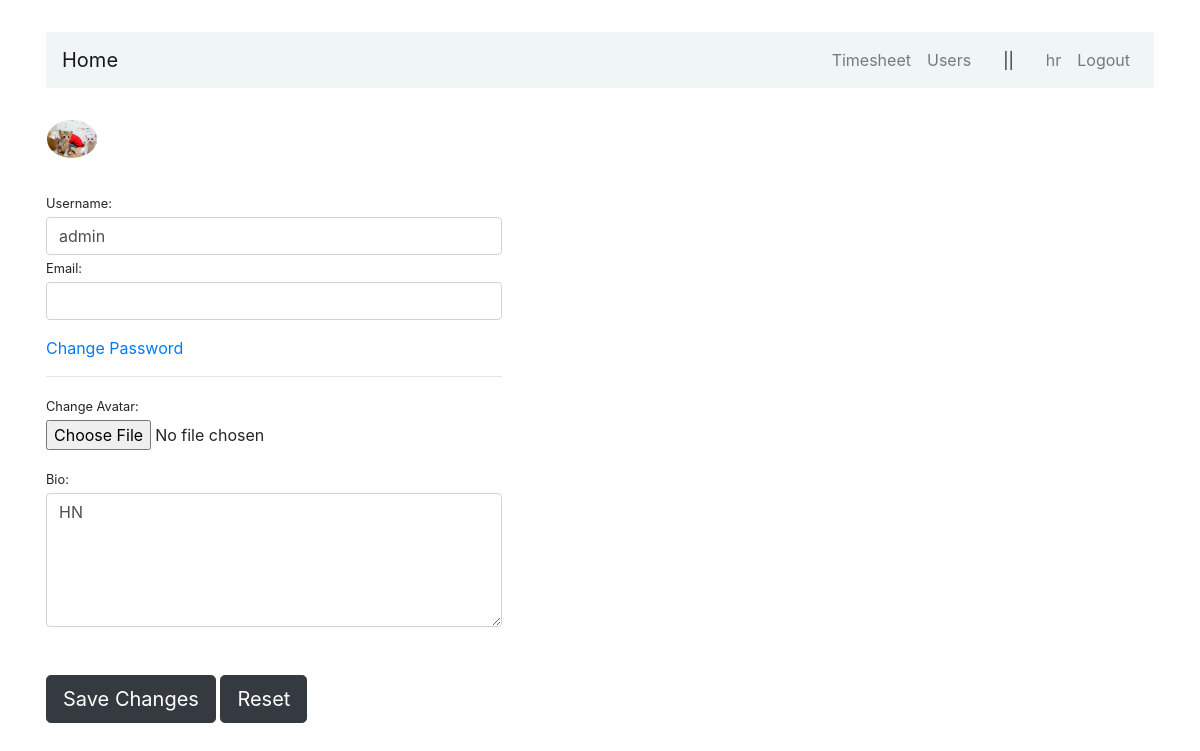
The page /users/edit/2 (signed in) on the database its author committed.
### users/models.py (models this page shows, shortened)
class User(AbstractBaseUser, PermissionsMixin):
    username = models.CharField(_("username"), max_length=100, unique=True, validators=[UnicodeUsernameValidator()], error_messages={"unique": _("A user with that username already exists."),})
    first_name = models.CharField(_("first name"), max_length=100, blank=True)
    last_name = models.CharField(_("last name"), max_length=100, blank=True)    # Surname
    email = models.EmailField(_("email address"), blank=True)
    is_staff = models.BooleanField(_("staff status"), default=False,)
    is_active = models.BooleanField(_("active"), default=True)
    date_joined = models.DateTimeField(_("date joined"), default=timezone.now)
    objects = UserManager()
    EMAIL_FIELD = "email"
    USERNAME_FIELD = "username"
    class Meta:
        verbose_name = _("user")
        verbose_name_plural = _("users")

class Profile(models.Model):
    user = models.OneToOneField(User, on_delete=models.CASCADE)
    avatar = models.ImageField(default='images/avatar_default.jpg', upload_to='images')
    gender = models.CharField(_("gender"), max_length=100, blank=True, choices=GENDER_CHOICES)
    address = models.CharField(_("address"), max_length=100, blank=True)
    birthday = models.DateField(_("birthday"), max_length=10, blank=True, null=True)

### users/views.py (the view)
# urls.py: path('users/edit/<int:pk>', views.profile, name='users-edit'),
@login_required
def profile(request, pk):
    target_user = User.objects.get(id=pk)
    if request.method == 'POST':
        user_form = UpdateUserForm(request.POST, instance=target_user)
        profile_form = UpdateProfileForm(request.POST, request.FILES, instance=target_user.profile)
        if user_form.is_valid() and profile_form.is_valid():
            user_form.save()
            profile_form.save()
            messages.success(request, 'Your profile is updated successfully')
            return redirect(f"/users/edit/{pk}")
    else:
        user_form = UpdateUserForm(instance=target_user)
        profile_form = UpdateProfileForm(instance=target_user.profile)
    return render(request, 'users/profile.html', {'target_user': target_user, 'user_form': user_form, 'profile_form': profile_form})

### users/forms.py
class UpdateUserForm(forms.ModelForm):
    username = forms.CharField(max_length=100,
                               required=True,
                               widget=forms.TextInput(attrs={'class': 'form-control'}))
    email = forms.EmailField(required=False,
                             widget=forms.TextInput(attrs={'class': 'form-control'}))
    class Meta:
        model = User
        fields = ['username', 'email']

class UpdateProfileForm(forms.ModelForm):
    avatar = forms.ImageField(widget=forms.FileInput(attrs={'class': 'form-control-file'}))
    address = forms.CharField(widget=forms.Textarea(attrs={'class': 'form-control', 'rows': 5}))
    class Meta:
        model = Profile
        fields = ['avatar', 'address']

### users/templates/users/profile.html (shortened to what this page needs)
{% extends "users/base.html" %}
{% block content %}
    <div class="row my-3 p-3">
        <img class="rounded-circle account-img" src="{{ target_user.profile.avatar.url }} " style="cursor: pointer; max-width: 50px;"/>
    </div>
    <div class="form-content">
        <form method="post" enctype="multipart/form-data">
            <div class="form-row">
                <div class="col-md-5">
                    <div class="form-group">
                        <label class="small mb-1">Username:</label>
                            {{ user_form.username }}
                        <label class="small mb-1">Email:</label>
                            {{ user_form.email }}
                    </div>
                    <div class="form-group">
                        <a href="#">Change Password</a>
                        <hr>
                        <label class="small mb-1">Change Avatar:</label>
                        {{ profile_form.avatar }}
                    </div>
                    <label class="small mb-1">Bio:</label> {{ profile_form.address }}
                </div>
            </div>
            <br><br>
            <button type="submit" class="btn btn-dark btn-lg">Save Changes</button>
            <button type="reset" class="btn btn-dark btn-lg">Reset</button>
        </form>
    </div>
{% endblock content %}

### users/templates/users/base.html (shortened to what this page needs)
<!doctype html>
<html lang="en">
<head>
    <link rel="stylesheet" href="https://maxcdn.bootstrapcdn.com/bootstrap/4.0.0/css/bootstrap.min.css">
    <link rel="stylesheet" href="https://use.fontawesome.com/releases/v5.8.2/css/all.css">
</head>
<body>
  <div class="container p-3 my-3">
    <div class="row">
      <div class="col-md-12">
        <nav class="navbar navbar-expand-md navbar-light " style="background-color: #f0f5f5">
          <a href="/" class="navbar-brand">Home</a>
            <div class="collapse navbar-collapse" id="navbarCollapse">
              <div class="navbar-nav ml-auto">
                {% if user.is_authenticated %}
                <a href="{% url 'timesheet' %}" class="nav-item nav-link">Timesheet</a>
                <a href="{% url 'users-list' %}" class="nav-item nav-link">Users</a>
                <span class="mx-4 my-auto">||</span>
                  <a href="#" class="nav-item nav-link">{{user.username}}</a>
                  <a href="{% url 'logout' %}" class="nav-item nav-link">Logout</a>
                {% else %}
                  <a href="{% url 'login' %}" class="nav-item nav-link">Sign in</a>
                {% endif %}
              </div>
            </div>
        </nav>
        {% block content %}{% endblock %}
      </div>
    </div>
  </div>
</body>
</html>

### rows shown on the page
User: username "hr"
User: profile.avatar (picture), username "admin"
Profile: address "HN"
